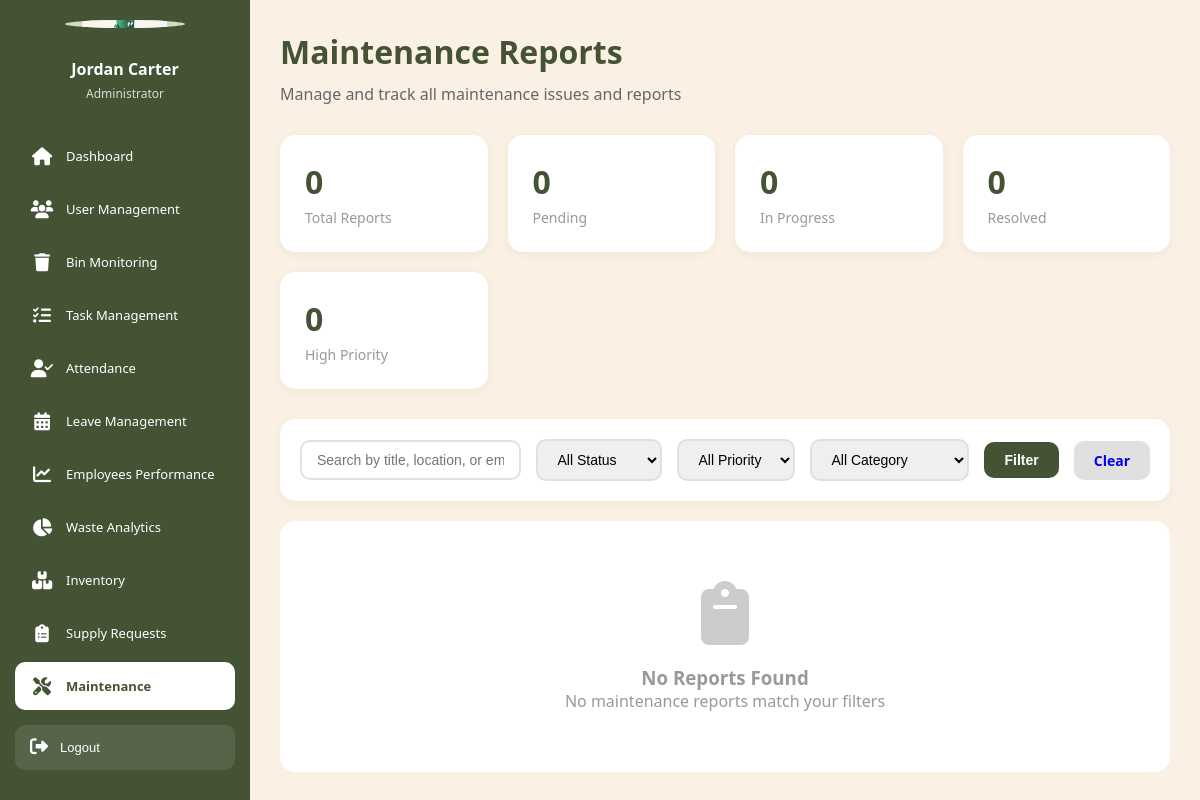
The page /admin/maintenance_reports.php (signed in) on the database as committed earlier.
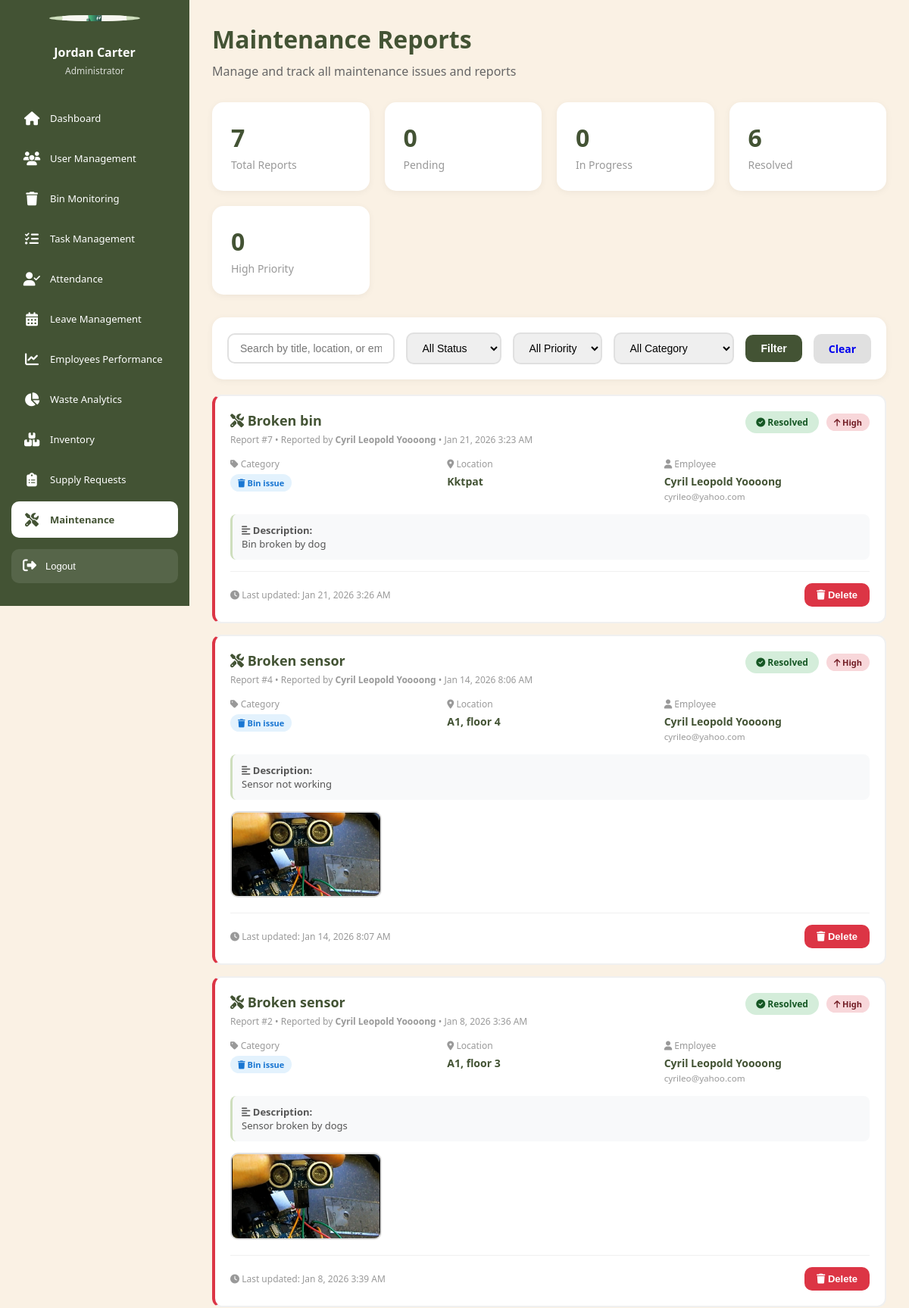
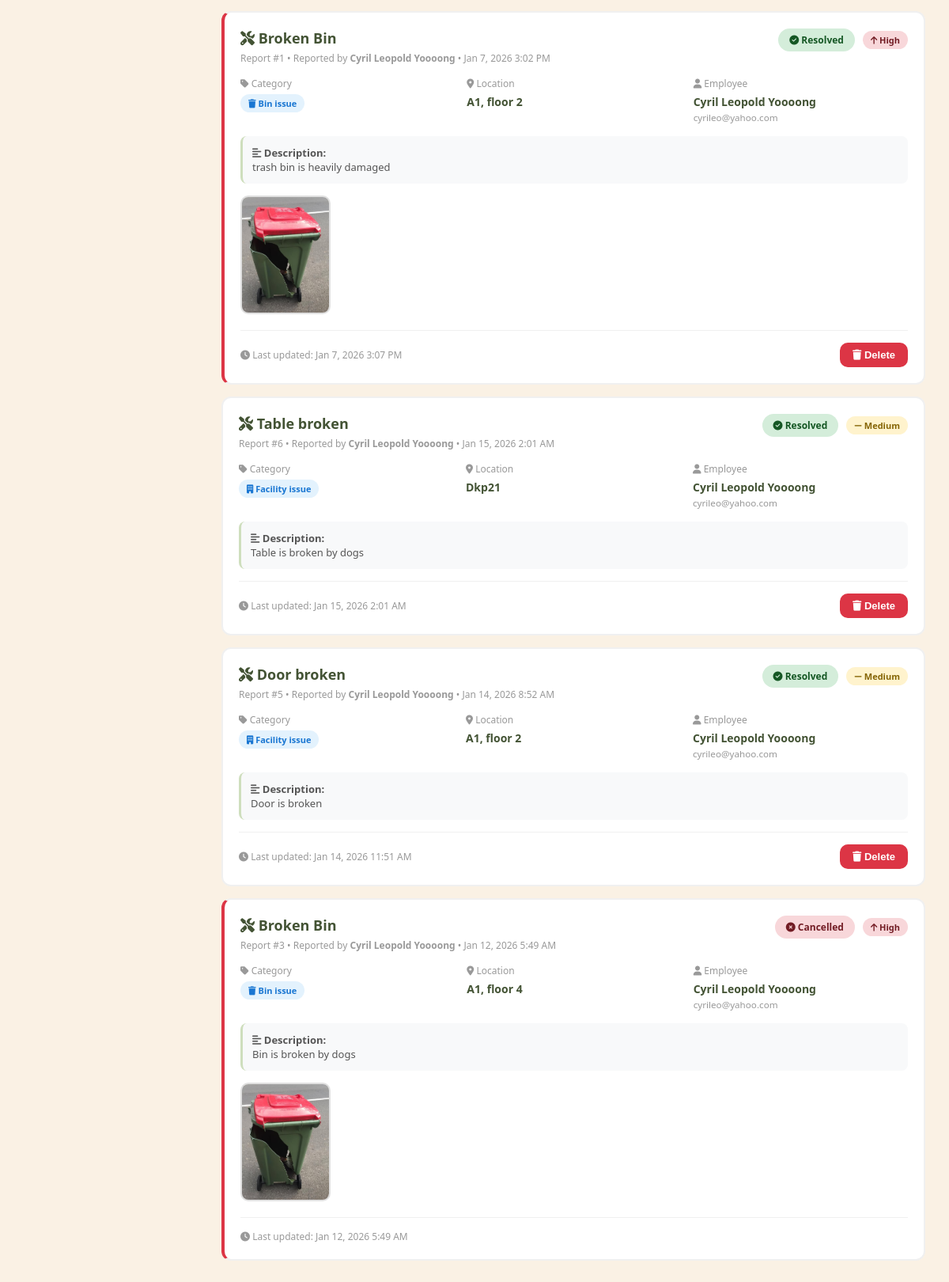
The same page on the database as committed later (2 pictures, top to bottom).
### tables this page shows
CREATE TABLE `maintenance_reports` (
  `report_id` int(11) NOT NULL,
  `employee_id` int(11) NOT NULL,
  `issue_title` varchar(255) NOT NULL,
  `issue_description` text NOT NULL,
  `issue_category` enum('bin_issue','equipment_issue','facility_issue','safety_hazard','other') NOT NULL,
  `priority` enum('low','medium','high') DEFAULT 'medium',
  `location` varchar(255) NOT NULL,
  `photo_path` varchar(255) DEFAULT NULL,
  `status` enum('pending','in_progress','resolved','cancelled') DEFAULT 'pending',
  `assigned_to` int(11) DEFAULT NULL,
  `admin_notes` text DEFAULT NULL,
  `reported_at` timestamp NOT NULL DEFAULT current_timestamp(),
  `updated_at` timestamp NOT NULL DEFAULT current_timestamp() ON UPDATE current_timestamp(),
  `resolved_at` timestamp NULL DEFAULT NULL
);

CREATE TABLE `employees` (
  `employee_id` int(11) NOT NULL,
  `username` varchar(50) NOT NULL,
  `password` varchar(255) NOT NULL COMMENT 'Hashed password using password_hash()',
  `email` varchar(100) NOT NULL,
  `language` varchar(5) DEFAULT 'en',
  `full_name` varchar(100) NOT NULL,
  `phone_number` varchar(20) DEFAULT NULL,
  `profile_picture` varchar(255) DEFAULT NULL,
  `area_id` int(11) DEFAULT NULL,
  `created_at` timestamp NOT NULL DEFAULT current_timestamp(),
  `last_login` timestamp NULL DEFAULT NULL,
  `status` enum('active','on_leave','inactive') DEFAULT 'active'
);

### config/database.php (called while the page is built, shortened)
<?php
$options = [
    PDO::ATTR_ERRMODE            => PDO::ERRMODE_EXCEPTION,
    PDO::ATTR_DEFAULT_FETCH_MODE => PDO::FETCH_ASSOC,
    PDO::ATTR_EMULATE_PREPARES   => false,
    PDO::ATTR_PERSISTENT         => false,
];
try {
    $dsn = "mysql:host=" . DB_HOST . ";dbname=" . DB_NAME . ";charset=" . DB_CHARSET;
    $pdo = new PDO($dsn, DB_USER, DB_PASS, $options);
} catch (PDOException $e) {
    die("Database Connection Failed: " . $e->getMessage());
}
function query($sql, $params = []) {
    global $pdo;
    $stmt = $pdo->prepare($sql);
    $stmt->execute($params);
    return $stmt;
}
function getAll($sql, $params = []) {
    $stmt = query($sql, $params);
    return $stmt->fetchAll();
}
?>

### admin/maintenance_reports.php (the view, shortened to what the rows shown need)
<?php
require_once '../config/database.php';
$where = ["1=1"];
$params = [];
$where_clause = implode(" AND ", $where);
$reports = getAll("
    SELECT
        mr.*,
        e.full_name as employee_name,
        e.email as employee_email,
        a.full_name as assigned_admin_name
    FROM maintenance_reports mr
    JOIN employees e ON mr.employee_id = e.employee_id
    LEFT JOIN admins a ON mr.assigned_to = a.admin_id
    WHERE $where_clause
    ORDER BY
        CASE mr.status
            WHEN 'pending' THEN 1
            WHEN 'in_progress' THEN 2
            WHEN 'resolved' THEN 3
            WHEN 'cancelled' THEN 4
        END,
        CASE mr.priority
            WHEN 'high' THEN 1
            WHEN 'medium' THEN 2
            WHEN 'low' THEN 3
        END,
        mr.reported_at DESC
", $params);
?>
<!DOCTYPE html>
<html lang="en">
<head>
    <link rel="stylesheet" href="https://cdnjs.cloudflare.com/ajax/libs/font-awesome/6.5.0/css/all.min.css">
</head>
<body>
    <?php include '../includes/admin_sidebar.php'; ?>
    <main class="main-content">
        <div class="page-header">
            <h1>Maintenance Reports</h1>
        </div>
        <?php if (empty($reports)): ?>
            <div class="empty-state">
                <i class="fa-solid fa-clipboard"></i>
                <h3>No Reports Found</h3>
                <p>No maintenance reports match your filters</p>
            </div>
        <?php else: ?>
            <?php foreach ($reports as $report): ?>
                <div class="report-card <?php echo $report['priority'] === 'high' ? 'high-priority' : ''; ?>">
                    <div class="report-header">
                        <div>
                            <div class="report-title">
                                <i class="fa-solid fa-tools"></i> <?php echo htmlspecialchars($report['issue_title']); ?>
                            </div>
                            <div class="report-id">
                                Report #<?php echo $report['report_id']; ?> •
                                Reported by <strong><?php echo htmlspecialchars($report['employee_name']); ?></strong> •
                                <?php echo date('M j, Y g:i A', strtotime($report['reported_at'])); ?>
                            </div>
                        </div>
                        <div class="report-badges">
                            <span class="status-badge status-<?php echo $report['status']; ?>">
                                <?php
                                $status_icons = [
                                    'pending' => 'fa-hourglass-half',
                                    'in_progress' => 'fa-spinner',
                                    'resolved' => 'fa-circle-check',
                                    'cancelled' => 'fa-times-circle'
                                ];
                                ?>
                                <i class="fa-solid <?php echo $status_icons[$report['status']]; ?>"></i>
                                <?php echo ucfirst(str_replace('_', ' ', $report['status'])); ?>
                            </span>
                            <span class="priority-badge priority-<?php echo $report['priority']; ?>">
                                <?php
                                $priority_icons = [
                                    'low' => 'fa-arrow-down',
                                    'medium' => 'fa-minus',
                                    'high' => 'fa-arrow-up'
                                ];
                                ?>
                                <i class="fa-solid <?php echo $priority_icons[$report['priority']]; ?>"></i>
                                <?php echo ucfirst($report['priority']); ?>
                            </span>
                        </div>
                    </div>
                    <div class="report-details">
                        <div class="detail-item">
                            <div class="detail-label"><i class="fa-solid fa-tag"></i> Category</div>
                            <div class="detail-value">
                                <span class="category-badge">
                                    <?php
                                    $category_icons = [
                                        'bin_issue' => 'fa-trash',
                                        'equipment_issue' => 'fa-toolbox',
                                        'facility_issue' => 'fa-building',
                                        'safety_hazard' => 'fa-triangle-exclamation',
                                        'other' => 'fa-box'
                                    ];
                                    ?>
                                    <i class="fa-solid <?php echo $category_icons[$report['issue_category']]; ?>"></i>
                                    <?php echo ucfirst(str_replace('_', ' ', $report['issue_category'])); ?>
                                </span>
                            </div>
                        </div>
                        <div class="detail-item">
                            <div class="detail-label"><i class="fa-solid fa-location-dot"></i> Location</div>
                            <div class="detail-value"><?php echo htmlspecialchars($report['location']); ?></div>
                        </div>
                        <div class="detail-item">
                            <div class="detail-label"><i class="fa-solid fa-user"></i> Employee</div>
                            <div class="detail-value">
                                <?php echo htmlspecialchars($report['employee_name']); ?>
                                <br><small style="color: #999; font-weight: normal;"><?php echo htmlspecialchars($report['employee_email']); ?></small>
                            </div>
                        </div>
                    </div>
                    <div class="report-description">
                        <strong><i class="fa-solid fa-align-left"></i> Description:</strong><br>
                        <?php echo nl2br(htmlspecialchars($report['issue_description'])); ?>
                    </div>
                    <?php if ($report['photo_path']): ?>
                        <div class="report-photo">
                            <a href="../<?php echo htmlspecialchars($report['photo_path']); ?>" target="_blank">
                                <img src="../<?php echo htmlspecialchars($report['photo_path']); ?>" alt="Issue photo">
                            </a>
                        </div>
                    <?php endif; ?>
                    <div class="report-footer">
                        <div style="font-size: 12px; color: #999;">
                            <i class="fa-solid fa-clock"></i> Last updated: <?php echo date('M j, Y g:i A', strtotime($report['updated_at'])); ?>
                        </div>
                            <?php if ($report['status'] === 'resolved'): ?>
                                <form action="maintenance_actions.php" method="POST" style="display: inline;" onsubmit="return confirm('Delete this resolved report?');">
                                    <button type="submit" class="btn btn-danger">
                                        <i class="fa-solid fa-trash"></i> Delete
                                    </button>
                                </form>
                            <?php endif; ?>
                        </div>
                    </div>
            <?php endforeach; ?>
        <?php endif; ?>
    </main>
</body>
</html>

Rows that differ between the two databases and show on the page:
added maintenance_reports: issue_title "Broken bin", report_id "7", employee.full_name "Cyril Leopold Yoooong", reported_at "Jan 21, 2026 3:23 AM", status "Resolved", priority "High", issue_category "Bin issue", location "Kktpat", employee.email "cyrileo@yahoo.com", issue_description "Bin broken by dog", updated_at "Jan 21, 2026 3:26 AM"
added maintenance_reports: issue_title "Broken sensor", report_id "4", employee.full_name "Cyril Leopold Yoooong", reported_at "Jan 14, 2026 8:06 AM", status "Resolved", priority "High", issue_category "Bin issue", location "A1, floor 4", employee.email "cyrileo@yahoo.com", issue_description "Sensor not working", photo_path (picture), updated_at "Jan 14, 2026 8:07 AM"
added maintenance_reports: issue_title "Broken sensor", report_id "2", employee.full_name "Cyril Leopold Yoooong", reported_at "Jan 8, 2026 3:36 AM", status "Resolved", priority "High", issue_category "Bin issue", location "A1, floor 3", employee.email "cyrileo@yahoo.com", issue_description "Sensor broken by dogs", photo_path (picture), updated_at "Jan 8, 2026 3:39 AM"
added maintenance_reports: issue_title "Broken Bin", report_id "1", employee.full_name "Cyril Leopold Yoooong", reported_at "Jan 7, 2026 3:02 PM", status "Resolved", priority "High", issue_category "Bin issue", location "A1, floor 2", employee.email "cyrileo@yahoo.com", issue_description "trash bin is heavily damaged", photo_path (picture), updated_at "Jan 7, 2026 3:07 PM"
added maintenance_reports: issue_title "Table broken", report_id "6", employee.full_name "Cyril Leopold Yoooong", reported_at "Jan 15, 2026 2:01 AM", status "Resolved", priority "Medium", issue_category "Facility issue", location "Dkp21", employee.email "cyrileo@yahoo.com", issue_description "Table is broken by dogs", updated_at "Jan 15, 2026 2:01 AM"
added maintenance_reports: issue_title "Door broken", report_id "5", employee.full_name "Cyril Leopold Yoooong", reported_at "Jan 14, 2026 8:52 AM", status "Resolved", priority "Medium", issue_category "Facility issue", location "A1, floor 2", employee.email "cyrileo@yahoo.com", issue_description "Door is broken", updated_at "Jan 14, 2026 11:51 AM"
added maintenance_reports: issue_title "Broken Bin", report_id "3", employee.full_name "Cyril Leopold Yoooong", reported_at "Jan 12, 2026 5:49 AM", status "Cancelled", priority "High", issue_category "Bin issue", location "A1, floor 4", employee.email "cyrileo@yahoo.com", issue_description "Bin is broken by dogs", photo_path (picture), updated_at "Jan 12, 2026 5:49 AM"
Other text that changed with them:
$total_reports: "0" → "7"
$resolved_reports: "0" → "6"
text no longer shown: "No Reports Found No maintenance reports match your filters"
